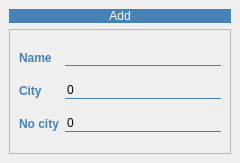
<?xml version="1.0" encoding="UTF-8"?>
<ui version="4.0">
 <class>AddTariffWindow</class>
 <widget class="QMainWindow" name="AddTariffWindow">
  <property name="geometry">
   <rect>
    <x>0</x>
    <y>0</y>
    <width>240</width>
    <height>163</height>
   </rect>
  </property>
  <property name="windowTitle">
   <string>Add tariff</string>
  </property>
  <property name="styleSheet">
   <string notr="true">QLineEdit
{
background: transparent;
border: none;
border-bottom: 1px solid steelblue;
font: 16pt &quot;Comic Sans MS&quot;;
}
QLineEdit:focus {
 outline:none; }

QLabel{
	color: steelblue;
	font: 12pt &quot;Comic Sans MS&quot;;
	font-weight:bold;
}

QSpinBox{
background: transparent;
border: none;
border-bottom: 1px solid steelblue;
font: 12pt &quot;Comic Sans MS&quot;;
}

QPushButton{
color: white;
background: steelblue;
border-radius: 60px;
font: 12pt &quot;Comic Sans MS&quot;;
}

</string>
  </property>
  <widget class="QWidget" name="centralwidget">
   <layout class="QGridLayout" name="gridLayout_2">
    <item row="0" column="0">
     <widget class="QPushButton" name="btn_add">
      <property name="text">
       <string>Add</string>
      </property>
     </widget>
    </item>
    <item row="1" column="0">
     <widget class="QFrame" name="frame">
      <property name="styleSheet">
       <string notr="true"/>
      </property>
      <property name="frameShape">
       <enum>QFrame::StyledPanel</enum>
      </property>
      <property name="frameShadow">
       <enum>QFrame::Raised</enum>
      </property>
      <layout class="QGridLayout" name="gridLayout">
       <item row="0" column="0">
        <widget class="QLabel" name="lbl_name">
         <property name="text">
          <string>Name</string>
         </property>
        </widget>
       </item>
       <item row="0" column="1">
        <widget class="QLineEdit" name="edit_name"/>
       </item>
       <item row="1" column="0">
        <widget class="QLabel" name="label_city">
         <property name="text">
          <string>City</string>
         </property>
        </widget>
       </item>
       <item row="1" column="1">
        <widget class="QSpinBox" name="spinBox_city"/>
       </item>
       <item row="2" column="0">
        <widget class="QLabel" name="label_3">
         <property name="text">
          <string>No city</string>
         </property>
        </widget>
       </item>
       <item row="2" column="1">
        <widget class="QSpinBox" name="spinBox_no_city"/>
       </item>
      </layout>
     </widget>
    </item>
   </layout>
  </widget>
 </widget>
 <resources/>
 <connections/>
</ui>
